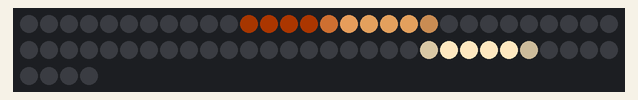
Bench run of a sketch on a simulated ATtiny85, built with avr-gcc and run on an emulated ATtiny85. Parts: 64 RGB LEDs in strip order, left to right, continuing on the next row. Random numbers use the default seed unless the sketch sets one.

Above: at 1.03 s.
At 2.19 s:
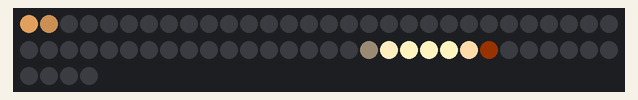
At 15.14 s:
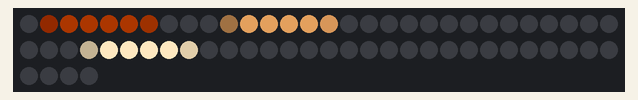
At 18.14 s:
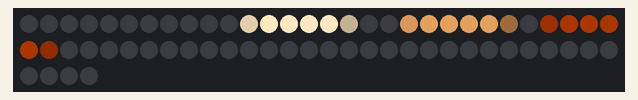
At 32.46 s:
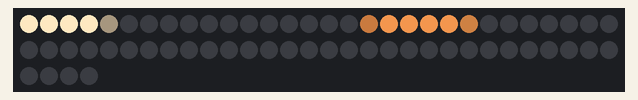
At 33.08 s:
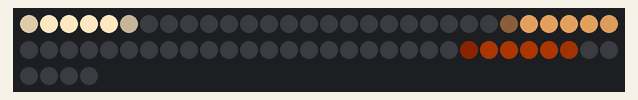

The sketch:

equation-of-motion.ino
```cpp
#include <Adafruit_NeoPixel.h>
#ifdef __AVR__
 #include <avr/power.h> // Required for 16 MHz Adafruit Trinket
#endif

#define PI 3.14159265
#define PIN        3 // On Trinket or Gemma, suggest changing this to 1
#define NUMPIXELS 64 // Popular NeoPixel ring size
#define BALL_NUM 3

struct Color {
  float r;
  float g;
  float b;
};

struct Ball {
  float v = 0;
  float pos = 0;
  float m = 1;
  Color color = {0, 0, 0};
};

Adafruit_NeoPixel pixels(NUMPIXELS, PIN, NEO_GRB + NEO_KHZ800);
float body_size = 4;  // 体の大きさ
float g = 0;  // 重力加速度
float k = 1000;  // バネ定数
float c = 7;
struct Ball balls[BALL_NUM];
float time = 0;  // 時間
float last_time = 0;  // 前回の時間
float floor_pos = 0;  // 床の位置
float ceil_pos = NUMPIXELS;  // 天井の位置
int bound_cnt = 0;  // バウンド回数

void setup() {
#if defined(__AVR_ATtiny85__) && (F_CPU == 16000000)
  clock_prescale_set(clock_div_1);
#endif

  Serial.begin(9600);
  randomSeed(analogRead(0));
  pixels.begin(); // INITIALIZE NeoPixel strip object (REQUIRED)
  time = millis();
  initSimulation();
}

void loop() {
  pixels.clear(); // Set all pixel colors to 'off'

  time = (float)millis() / 1000;

  float seq_time = 15;  // シーケンス全体の時間
  // %使いたいがためにint化
  if(long(time * 1000) % long(seq_time * 1000) < long(5 * 1000)) {
    g = -9.8 * 30;
  } else if(long(time * 1000) % long(seq_time * 1000) < long(5.2 * 1000)) {
    g = 9.8 * 30;
  } else if(long(time * 1000) % long(seq_time * 1000) < long(5.4 * 1000)) {
    g = -9.8 * 20;
  } else {
    float power = 0;
    for(int j = 0; j < BALL_NUM; j++) {
      float pos = balls[j].pos;
      float dist_from_center_nomralized = (pos - (ceil_pos / 2)) / (ceil_pos / 2);
      power += dist_from_center_nomralized * (sin((float)j + time) + 1) * .5;
    }
    g = 9.8 * 6 * -power;
    g += (sin(time * .9) + cos(time * .95)) * 9.8 * 3;  // 収束しないようにsinで適当に揺らし続ける
  }

  simulate();

  for(int i=0; i<NUMPIXELS; i++) { // For each pixel...
    Color color = {0, 0, 0};
    for(int j = 0; j < BALL_NUM; j++) {
      float pos = balls[j].pos;
      float dist = abs(pos - (float)i);

      float fade_max = body_size / 2;
      float fade_min = body_size / 2 + 1;
      float a_max = 1;
      float a_min = 0;
      float a = ((a_max - a_min) / (fade_max - fade_min)) * dist + (fade_max * a_min - fade_min * a_max) / (fade_max - fade_min);
      a = clamp(a, a_min, a_max);
      if(a > 0) {
        Color c = balls[j].color;
        color.r += c.r * a;
        color.g += c.g * a;
        color.b += c.b * a;
      }
    }
    color.r = clamp(color.r, 0, 255);
    color.g = clamp(color.g, 0, 255);
    color.b = clamp(color.b, 0, 255);
    if(color.r > 0 || color.g > 0 || color.b > 0) pixels.setPixelColor(i, pixels.Color(color.r, color.g, color.b));
  }
  pixels.show();   // Send the updated pixel colors to the hardware.
  last_time = time;
}

void initSimulation() {
  float seed = (float)random(360) / 180 * (float)PI;
  for(int i = 0; i < BALL_NUM; i++) {
    // ずらして並べる
    balls[i].pos = (float)NUMPIXELS - body_size * (float)(i + 1) * 3 - 1;
    balls[i].color = getRandomColor((float)i + seed);
  }
  floor_pos = 0;
  g = -9.8 * 30;
}

void simulate() {
  float dt = time - last_time;
  for(int i = 0; i < BALL_NUM; i++) {
    Ball me = balls[i];
    float m = me.m;
    float v = me.v;
    float pos = me.pos;
    float f = m * g;  // F = ma
    float r = body_size / 2;

    // 地面や天井に沈み込んだときのF
    if (pos < r + floor_pos) {
      f += k * (r - (pos - floor_pos)) - c * v;
    } else if (pos > - r + ceil_pos) {
      f += k * (- r - (pos - ceil_pos)) - c * v;
    }

    // 他のボールと重なっている時のF
    for(int j = 0; j < BALL_NUM; j++) {
      if(i == j) continue;
      Ball other = balls[j];
      float dist = abs(me.pos - other.pos);
      if(dist < r * 2) {
        float pow_dir = me.pos > other.pos ? 1 : -1;
        f += k * (r * 2 - dist) * pow_dir - c * v * pow_dir;
      }
    }

    // 運動方程式F=ma
    float a = f / m;
    v += a * dt;
    v *= .99;  // 空気抵抗
    balls[i].v = v;
  }
  for(int i = 0; i < BALL_NUM; i++) {
    balls[i].pos += balls[i].v * dt;
  }
}

Color getRandomColor(float seed) {
    return {
      (sin(seed) + 1) * .5 * 255,
      (sin(seed + .4) + 1) * .5 * 255,
      (sin(seed + .8) + 1) * .5 * 255
    };
}

// ---------------------
// Utility Methods -----
// ---------------------

float sign(float value) {
  if(value < 0) return -1;
  else return 1;
}

float clamp(float value, float minValue, float maxValue) {
  return max(min(value, maxValue), minValue);
}
```
